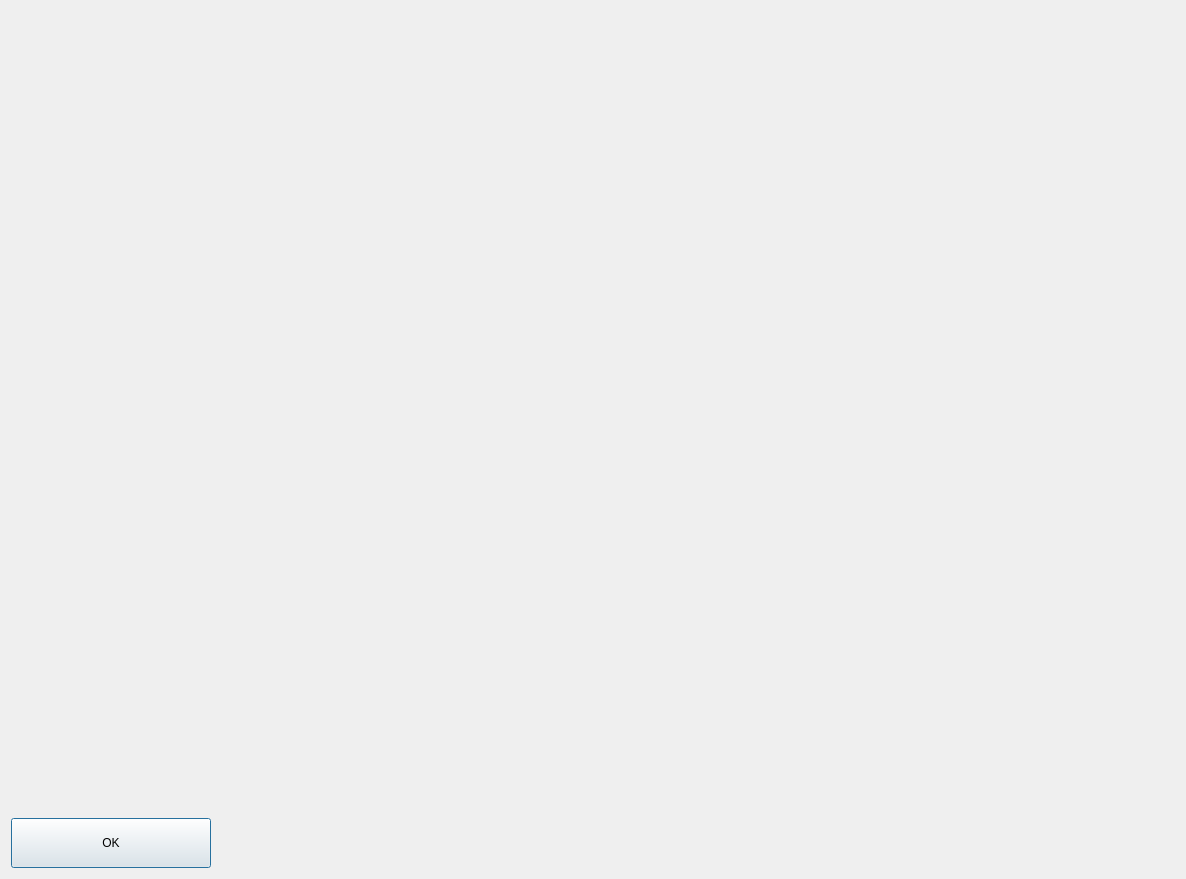
<?xml version="1.0" encoding="UTF-8"?>
<ui version="4.0">
 <class>ControlDialog</class>
 <widget class="QDialog" name="ControlDialog">
  <property name="geometry">
   <rect>
    <x>0</x>
    <y>0</y>
    <width>1186</width>
    <height>879</height>
   </rect>
  </property>
  <property name="windowTitle">
   <string>Help: Controls</string>
  </property>
  <layout class="QVBoxLayout" name="verticalLayout">
   <item>
    <widget class="KWebView" name="kwebview">
     <property name="url">
      <url>
       <string>file:///home/chur/siar_ws/src/siar_remote_packages/base_station/web/controls.html</string>
      </url>
     </property>
    </widget>
   </item>
   <item>
    <widget class="QPushButton" name="pushButton">
     <property name="maximumSize">
      <size>
       <width>200</width>
       <height>50</height>
      </size>
     </property>
     <property name="text">
      <string>OK</string>
     </property>
    </widget>
   </item>
  </layout>
 </widget>
 <customwidgets>
  <customwidget>
   <class>KWebView</class>
   <extends>QWidget</extends>
   <header>kwebview.h</header>
  </customwidget>
 </customwidgets>
 <resources>
  <include location="../icons/resource.qrc"/>
 </resources>
 <connections>
  <connection>
   <sender>pushButton</sender>
   <signal>clicked()</signal>
   <receiver>ControlDialog</receiver>
   <slot>close()</slot>
   <hints>
    <hint type="sourcelabel">
     <x>108</x>
     <y>844</y>
    </hint>
    <hint type="destinationlabel">
     <x>592</x>
     <y>439</y>
    </hint>
   </hints>
  </connection>
 </connections>
</ui>
